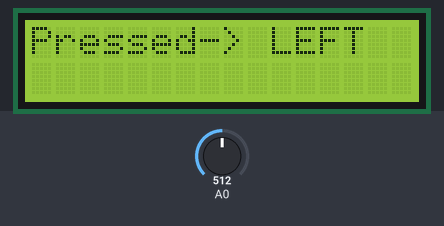
Bench run of a sketch on a simulated Arduino Uno, built with avr-gcc and run on an emulated ATmega328P. On the bench: 16×2 character LCD. The inputs (shaded band) are chosen by the test bench; at power-on: A0 = 512.

Above: at 2.2 s.
2.3 s: A0 set to 610
At 2.8 s:
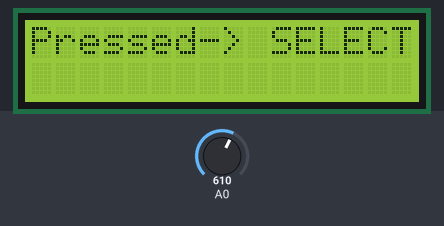
3.8 s: A0 set to 390
At 5.0 s:
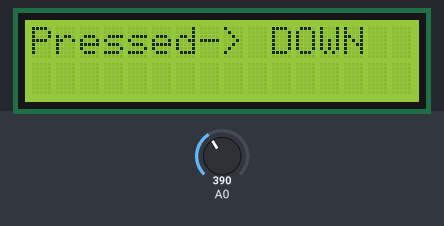
5.3 s: A0 set to 240
At 6.2 s:
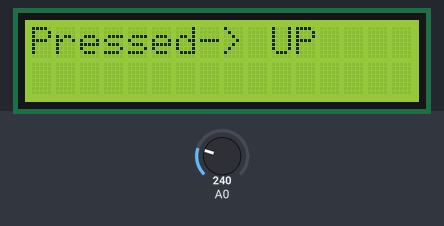
6.8 s: A0 set to 70
At 7.4 s:
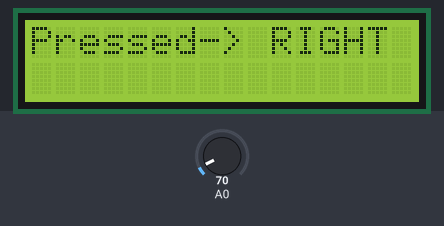
8.3 s: A0 set to 870
At 9.5 s:
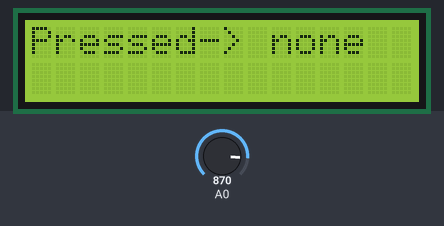
9.8 s: A0 set to 850
At 10.9 s:
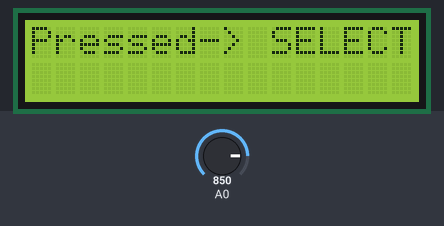
Timing chart, 0 to 12.3 s (numbered marks = the images above; inputs shaded):
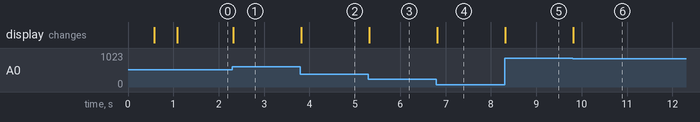

The sketch:

LCDKeypadShieldDemo.ino
```cpp
/*
    Lemontech Keypad Shield
    Demo sketch

    v 1.0 - 18/06/2014
*/


#include <Wire.h>
#include <LiquidCrystal_I2C.h>

#define BUTTON_UP      0
#define BUTTON_DOWN    1
#define BUTTON_LEFT    2
#define BUTTON_RIGHT   3
#define BUTTON_SELECT  4
#define BUTTON_NONE    5

LiquidCrystal_I2C lcd(0x20,16,2);
int previousButton;

void setup()
{

  // Init the display
  lcd.init();

  // Flash the display
  lcd.print("Lemontech");
  lcd.backlight();
  delay(500);
  lcd.noBacklight();
  delay(500);
  lcd.backlight();
  previousButton = -1;
}

void loop()
{
  // Get the button actually pressed
  int actualButton = getButton(analogRead(0));

  // If it is different from the one displayed on the LCD, change the text
  if(previousButton != actualButton) {
    lcd.clear();
    lcd.setCursor(0,0);
    lcd.print("Pressed-> ");
    if(actualButton == BUTTON_RIGHT) lcd.print("RIGHT");
    else if(actualButton == BUTTON_UP) lcd.print("UP");
    else if(actualButton == BUTTON_DOWN) lcd.print("DOWN");
    else if(actualButton == BUTTON_LEFT) lcd.print("LEFT");
    else if(actualButton == BUTTON_SELECT) lcd.print("SELECT");
    else if(actualButton == BUTTON_NONE) lcd.print("none");
    previousButton = actualButton;
  }
}

// Get the pressed button based on the analog value on the AN0 pin
int getButton(int analogValue)
{
  if(analogValue < 80) return BUTTON_RIGHT;
  if(analogValue < 250) return BUTTON_UP;
  if(analogValue < 400) return BUTTON_DOWN;
  if(analogValue < 600) return BUTTON_LEFT;
  if(analogValue < 860) return BUTTON_SELECT;
  else return BUTTON_NONE;
}
```

Measured:
- after the input at 2.3 s, the display: changes at once (image 1)
- after the input at 3.8 s, the display: changes at once (image 2)
- after the input at 5.3 s, the display: changes at once (image 3)
- after the input at 6.8 s, the display: changes at once (image 4)
- after the input at 8.3 s, the display: changes at once (image 5)
- after the input at 9.8 s, the display: changes at once (image 6)
